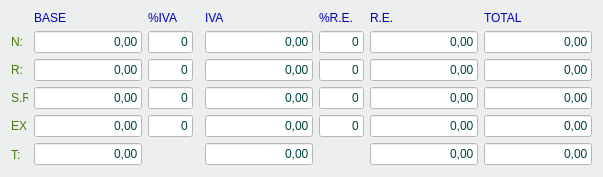
               <widget class="QWidget" name="tab_7">
                <property name="styleSheet">
                 <string notr="true">background-color: #ecefed;</string>
                </property>
                <attribute name="title">
                 <string>Desglose</string>
                </attribute>
                <layout class="QGridLayout" name="gridLayout_21">
                 <item row="5" column="5">
                  <spacer name="verticalSpacer_7">
                   <property name="orientation">
                    <enum>Qt::Vertical</enum>
                   </property>
                   <property name="sizeHint" stdset="0">
                    <size>
                     <width>20</width>
                     <height>23</height>
                    </size>
                   </property>
                  </spacer>
                 </item>
                 <item row="5" column="2">
                  <spacer name="verticalSpacer_8">
                   <property name="orientation">
                    <enum>Qt::Vertical</enum>
                   </property>
                   <property name="sizeHint" stdset="0">
                    <size>
                     <width>20</width>
                     <height>23</height>
                    </size>
                   </property>
                  </spacer>
                 </item>
                 <item row="1" column="1">
                  <widget class="QLineEdit" name="txtrBase1">
                   <property name="enabled">
                    <bool>false</bool>
                   </property>
                   <property name="styleSheet">
                    <string notr="true">background-color: rgb(255, 255, 255);
color: rgb(0, 64, 64);</string>
                   </property>
                   <property name="text">
                    <string>0,00</string>
                   </property>
                   <property name="alignment">
                    <set>Qt::AlignRight|Qt::AlignTrailing|Qt::AlignVCenter</set>
                   </property>
                   <property name="readOnly">
                    <bool>true</bool>
                   </property>
                  </widget>
                 </item>
                 <item row="5" column="6">
                  <widget class="QLineEdit" name="txtrTotalRecargoEq_2">
                   <property name="enabled">
                    <bool>false</bool>
                   </property>
                   <property name="styleSheet">
                    <string notr="true">background-color: rgb(255, 255, 255);
color: rgb(0, 64, 64);</string>
                   </property>
                   <property name="text">
                    <string>0,00</string>
                   </property>
                   <property name="alignment">
                    <set>Qt::AlignRight|Qt::AlignTrailing|Qt::AlignVCenter</set>
                   </property>
                   <property name="readOnly">
                    <bool>true</bool>
                   </property>
                  </widget>
                 </item>
                 <item row="1" column="5">
                  <widget class="QLineEdit" name="txtnRec1">
                   <property name="enabled">
                    <bool>false</bool>
                   </property>
                   <property name="maximumSize">
                    <size>
                     <width>45</width>
                     <height>16777215</height>
                    </size>
                   </property>
                   <property name="styleSheet">
                    <string notr="true">background-color: rgb(255, 255, 255);
color: rgb(0, 64, 64);</string>
                   </property>
                   <property name="text">
                    <string>0</string>
                   </property>
                   <property name="alignment">
                    <set>Qt::AlignRight|Qt::AlignTrailing|Qt::AlignVCenter</set>
                   </property>
                   <property name="readOnly">
                    <bool>true</bool>
                   </property>
                  </widget>
                 </item>
                 <item row="4" column="0">
                  <widget class="QLabel" name="label_42">
                   <property name="maximumSize">
                    <size>
                     <width>17</width>
                     <height>16777215</height>
                    </size>
                   </property>
                   <property name="styleSheet">
                    <string notr="true">color: rgb(72, 124, 19);</string>
                   </property>
                   <property name="text">
                    <string>EX.:</string>
                   </property>
                  </widget>
                 </item>
                 <item row="1" column="7">
                  <widget class="QLineEdit" name="txtrTotal1">
                   <property name="enabled">
                    <bool>false</bool>
                   </property>
                   <property name="styleSheet">
                    <string notr="true">background-color: rgb(255, 255, 255);
color: rgb(0, 64, 64);</string>
                   </property>
                   <property name="text">
                    <string>0,00</string>
                   </property>
                   <property name="alignment">
                    <set>Qt::AlignRight|Qt::AlignTrailing|Qt::AlignVCenter</set>
                   </property>
                   <property name="readOnly">
                    <bool>true</bool>
                   </property>
                  </widget>
                 </item>
                 <item row="0" column="1">
                  <widget class="QLabel" name="label_43">
                   <property name="styleSheet">
                    <string notr="true">color: rgb(0, 0, 192);</string>
                   </property>
                   <property name="text">
                    <string>BASE</string>
                   </property>
                  </widget>
                 </item>
                 <item row="4" column="7">
                  <widget class="QLineEdit" name="txtrTotal4">
                   <property name="enabled">
                    <bool>false</bool>
                   </property>
                   <property name="styleSheet">
                    <string notr="true">background-color: rgb(255, 255, 255);
color: rgb(0, 64, 64);</string>
                   </property>
                   <property name="text">
                    <string>0,00</string>
                   </property>
                   <property name="alignment">
                    <set>Qt::AlignRight|Qt::AlignTrailing|Qt::AlignVCenter</set>
                   </property>
                   <property name="readOnly">
                    <bool>true</bool>
                   </property>
                  </widget>
                 </item>
                 <item row="2" column="2">
                  <widget class="QLineEdit" name="txtnPorcentajeIva2">
                   <property name="enabled">
                    <bool>false</bool>
                   </property>
                   <property name="maximumSize">
                    <size>
                     <width>45</width>
                     <height>16777215</height>
                    </size>
                   </property>
                   <property name="styleSheet">
                    <string notr="true">background-color: rgb(255, 255, 255);
color: rgb(0, 64, 64);</string>
                   </property>
                   <property name="text">
                    <string>0</string>
                   </property>
                   <property name="alignment">
                    <set>Qt::AlignRight|Qt::AlignTrailing|Qt::AlignVCenter</set>
                   </property>
                   <property name="readOnly">
                    <bool>true</bool>
                   </property>
                  </widget>
                 </item>
                 <item row="1" column="2">
                  <widget class="QLineEdit" name="txtnPorcentajeIva1">
                   <property name="enabled">
                    <bool>false</bool>
                   </property>
                   <property name="maximumSize">
                    <size>
                     <width>45</width>
                     <height>16777215</height>
                    </size>
                   </property>
                   <property name="styleSheet">
                    <string notr="true">background-color: rgb(255, 255, 255);
color: rgb(0, 64, 64);</string>
                   </property>
                   <property name="text">
                    <string>0</string>
                   </property>
                   <property name="alignment">
                    <set>Qt::AlignRight|Qt::AlignTrailing|Qt::AlignVCenter</set>
                   </property>
                   <property name="readOnly">
                    <bool>true</bool>
                   </property>
                  </widget>
                 </item>
                 <item row="3" column="6">
                  <widget class="QLineEdit" name="txtrRecargoEq3">
                   <property name="enabled">
                    <bool>false</bool>
                   </property>
                   <property name="styleSheet">
                    <string notr="true">background-color: rgb(255, 255, 255);
color: rgb(0, 64, 64);</string>
                   </property>
                   <property name="text">
                    <string>0,00</string>
                   </property>
                   <property name="alignment">
                    <set>Qt::AlignRight|Qt::AlignTrailing|Qt::AlignVCenter</set>
                   </property>
                   <property name="readOnly">
                    <bool>true</bool>
                   </property>
                  </widget>
                 </item>
                 <item row="1" column="0">
                  <widget class="QLabel" name="label_44">
                   <property name="maximumSize">
                    <size>
                     <width>17</width>
                     <height>16777215</height>
                    </size>
                   </property>
                   <property name="styleSheet">
                    <string notr="true">color: rgb(72, 124, 19);</string>
                   </property>
                   <property name="text">
                    <string>N:</string>
                   </property>
                  </widget>
                 </item>
                 <item row="1" column="4">
                  <widget class="QLineEdit" name="txtrIVA1">
                   <property name="enabled">
                    <bool>false</bool>
                   </property>
                   <property name="styleSheet">
                    <string notr="true">background-color: rgb(255, 255, 255);
color: rgb(0, 64, 64);</string>
                   </property>
                   <property name="text">
                    <string>0,00</string>
                   </property>
                   <property name="alignment">
                    <set>Qt::AlignRight|Qt::AlignTrailing|Qt::AlignVCenter</set>
                   </property>
                   <property name="readOnly">
                    <bool>true</bool>
                   </property>
                  </widget>
                 </item>
                 <item row="0" column="2" colspan="2">
                  <widget class="QLabel" name="label_60">
                   <property name="styleSheet">
                    <string notr="true">color: rgb(0, 0, 192);</string>
                   </property>
                   <property name="text">
                    <string>%IVA</string>
                   </property>
                  </widget>
                 </item>
                 <item row="3" column="5">
                  <widget class="QLineEdit" name="txtnRec3">
                   <property name="enabled">
                    <bool>false</bool>
                   </property>
                   <property name="maximumSize">
                    <size>
                     <width>45</width>
                     <height>16777215</height>
                    </size>
                   </property>
                   <property name="styleSheet">
                    <string notr="true">background-color: rgb(255, 255, 255);
color: rgb(0, 64, 64);</string>
                   </property>
                   <property name="text">
                    <string>0</string>
                   </property>
                   <property name="alignment">
                    <set>Qt::AlignRight|Qt::AlignTrailing|Qt::AlignVCenter</set>
                   </property>
                   <property name="readOnly">
                    <bool>true</bool>
                   </property>
                  </widget>
                 </item>
                 <item row="5" column="4">
                  <widget class="QLineEdit" name="txtrTotalIVA">
                   <property name="enabled">
                    <bool>false</bool>
                   </property>
                   <property name="styleSheet">
                    <string notr="true">background-color: rgb(255, 255, 255);
color: rgb(0, 64, 64);</string>
                   </property>
                   <property name="text">
                    <string>0,00</string>
                   </property>
                   <property name="alignment">
                    <set>Qt::AlignRight|Qt::AlignTrailing|Qt::AlignVCenter</set>
                   </property>
                   <property name="readOnly">
                    <bool>true</bool>
                   </property>
                  </widget>
                 </item>
                 <item row="2" column="7">
                  <widget class="QLineEdit" name="txtrTotal2">
                   <property name="enabled">
                    <bool>false</bool>
                   </property>
                   <property name="styleSheet">
                    <string notr="true">background-color: rgb(255, 255, 255);
color: rgb(0, 64, 64);</string>
                   </property>
                   <property name="text">
                    <string>0,00</string>
                   </property>
                   <property name="alignment">
                    <set>Qt::AlignRight|Qt::AlignTrailing|Qt::AlignVCenter</set>
                   </property>
                   <property name="readOnly">
                    <bool>true</bool>
                   </property>
                  </widget>
                 </item>
                 <item row="1" column="6">
                  <widget class="QLineEdit" name="txtrRecargoEq1">
                   <property name="enabled">
                    <bool>false</bool>
                   </property>
                   <property name="styleSheet">
                    <string notr="true">background-color: rgb(255, 255, 255);
color: rgb(0, 64, 64);</string>
                   </property>
                   <property name="text">
                    <string>0,00</string>
                   </property>
                   <property name="alignment">
                    <set>Qt::AlignRight|Qt::AlignTrailing|Qt::AlignVCenter</set>
                   </property>
                   <property name="readOnly">
                    <bool>true</bool>
                   </property>
                  </widget>
                 </item>
                 <item row="2" column="5">
                  <widget class="QLineEdit" name="txtnRec2">
                   <property name="enabled">
                    <bool>false</bool>
                   </property>
                   <property name="maximumSize">
                    <size>
                     <width>45</width>
                     <height>16777215</height>
                    </size>
                   </property>
                   <property name="styleSheet">
                    <string notr="true">background-color: rgb(255, 255, 255);
color: rgb(0, 64, 64);</string>
                   </property>
                   <property name="text">
                    <string>0</string>
                   </property>
                   <property name="alignment">
                    <set>Qt::AlignRight|Qt::AlignTrailing|Qt::AlignVCenter</set>
                   </property>
                   <property name="readOnly">
                    <bool>true</bool>
                   </property>
                  </widget>
                 </item>
                 <item row="3" column="4">
                  <widget class="QLineEdit" name="txtrIVA3">
                   <property name="enabled">
                    <bool>false</bool>
                   </property>
                   <property name="styleSheet">
                    <string notr="true">background-color: rgb(255, 255, 255);
color: rgb(0, 64, 64);</string>
                   </property>
                   <property name="text">
                    <string>0,00</string>
                   </property>
                   <property name="alignment">
                    <set>Qt::AlignRight|Qt::AlignTrailing|Qt::AlignVCenter</set>
                   </property>
                   <property name="readOnly">
                    <bool>true</bool>
                   </property>
                  </widget>
                 </item>
                 <item row="5" column="7">
                  <widget class="QLineEdit" name="txtrTotal_2">
                   <property name="enabled">
                    <bool>false</bool>
                   </property>
                   <property name="styleSheet">
                    <string notr="true">background-color: rgb(255, 255, 255);
color: rgb(0, 64, 64);</string>
                   </property>
                   <property name="text">
                    <string>0,00</string>
                   </property>
                   <property name="alignment">
                    <set>Qt::AlignRight|Qt::AlignTrailing|Qt::AlignVCenter</set>
                   </property>
                   <property name="readOnly">
                    <bool>true</bool>
                   </property>
                  </widget>
                 </item>
                 <item row="5" column="0">
                  <widget class="QLabel" name="label_45">
                   <property name="maximumSize">
                    <size>
                     <width>17</width>
                     <height>16777215</height>
                    </size>
                   </property>
                   <property name="styleSheet">
                    <string notr="true">color: rgb(72, 124, 19);</string>
                   </property>
                   <property name="text">
                    <string>T:</string>
                   </property>
                  </widget>
                 </item>
                 <item row="3" column="0">
                  <widget class="QLabel" name="label_46">
                   <property name="maximumSize">
                    <size>
                     <width>17</width>
                     <height>16777215</height>
                    </size>
                   </property>
                   <property name="styleSheet">
                    <string notr="true">color: rgb(72, 124, 19);</string>
                   </property>
                   <property name="text">
                    <string>S.R.:</string>
                   </property>
                  </widget>
                 </item>
                 <item row="0" column="7">
                  <widget class="QLabel" name="label_61">
                   <property name="styleSheet">
                    <string notr="true">color: rgb(0, 0, 192);</string>
                   </property>
                   <property name="text">
                    <string>TOTAL</string>
                   </property>
                  </widget>
                 </item>
                 <item row="3" column="1">
                  <widget class="QLineEdit" name="txtrBase3">
                   <property name="enabled">
                    <bool>false</bool>
                   </property>
                   <property name="styleSheet">
                    <string notr="true">background-color: rgb(255, 255, 255);
color: rgb(0, 64, 64);</string>
                   </property>
                   <property name="text">
                    <string>0,00</string>
                   </property>
                   <property name="alignment">
                    <set>Qt::AlignRight|Qt::AlignTrailing|Qt::AlignVCenter</set>
                   </property>
                   <property name="readOnly">
                    <bool>true</bool>
                   </property>
                  </widget>
                 </item>
                 <item row="2" column="1">
                  <widget class="QLineEdit" name="txtrBase2">
                   <property name="enabled">
                    <bool>false</bool>
                   </property>
                   <property name="styleSheet">
                    <string notr="true">background-color: rgb(255, 255, 255);
color: rgb(0, 64, 64);</string>
                   </property>
                   <property name="text">
                    <string>0,00</string>
                   </property>
                   <property name="alignment">
                    <set>Qt::AlignRight|Qt::AlignTrailing|Qt::AlignVCenter</set>
                   </property>
                   <property name="readOnly">
                    <bool>true</bool>
                   </property>
                  </widget>
                 </item>
                 <item row="3" column="7">
                  <widget class="QLineEdit" name="txtrTotal3">
                   <property name="enabled">
                    <bool>false</bool>
                   </property>
                   <property name="styleSheet">
                    <string notr="true">background-color: rgb(255, 255, 255);
color: rgb(0, 64, 64);</string>
                   </property>
                   <property name="text">
                    <string>0,00</string>
                   </property>
                   <property name="alignment">
                    <set>Qt::AlignRight|Qt::AlignTrailing|Qt::AlignVCenter</set>
                   </property>
                   <property name="readOnly">
                    <bool>true</bool>
                   </property>
                  </widget>
                 </item>
                 <item row="4" column="6">
                  <widget class="QLineEdit" name="txtrRecargoEq4">
                   <property name="enabled">
                    <bool>false</bool>
                   </property>
                   <property name="styleSheet">
                    <string notr="true">background-color: rgb(255, 255, 255);
color: rgb(0, 64, 64);</string>
                   </property>
                   <property name="text">
                    <string>0,00</string>
                   </property>
                   <property name="alignment">
                    <set>Qt::AlignRight|Qt::AlignTrailing|Qt::AlignVCenter</set>
                   </property>
                   <property name="readOnly">
                    <bool>true</bool>
                   </property>
                  </widget>
                 </item>
                 <item row="2" column="4">
                  <widget class="QLineEdit" name="txtrIVA2">
                   <property name="enabled">
                    <bool>false</bool>
                   </property>
                   <property name="styleSheet">
                    <string notr="true">background-color: rgb(255, 255, 255);
color: rgb(0, 64, 64);</string>
                   </property>
                   <property name="text">
                    <string>0,00</string>
                   </property>
                   <property name="alignment">
                    <set>Qt::AlignRight|Qt::AlignTrailing|Qt::AlignVCenter</set>
                   </property>
                   <property name="readOnly">
                    <bool>true</bool>
                   </property>
                  </widget>
                 </item>
                 <item row="4" column="5">
                  <widget class="QLineEdit" name="txtnRec4">
                   <property name="enabled">
                    <bool>false</bool>
                   </property>
                   <property name="maximumSize">
                    <size>
                     <width>45</width>
                     <height>16777215</height>
                    </size>
                   </property>
                   <property name="styleSheet">
                    <string notr="true">background-color: rgb(255, 255, 255);
color: rgb(0, 64, 64);</string>
                   </property>
                   <property name="text">
                    <string>0</string>
                   </property>
                   <property name="alignment">
                    <set>Qt::AlignRight|Qt::AlignTrailing|Qt::AlignVCenter</set>
                   </property>
                   <property name="readOnly">
                    <bool>true</bool>
                   </property>
                  </widget>
                 </item>
                 <item row="3" column="2">
                  <widget class="QLineEdit" name="txtnPorcentajeIva3">
                   <property name="enabled">
                    <bool>false</bool>
                   </property>
                   <property name="maximumSize">
                    <size>
                     <width>45</width>
                     <height>16777215</height>
                    </size>
                   </property>
                   <property name="styleSheet">
                    <string notr="true">background-color: rgb(255, 255, 255);
color: rgb(0, 64, 64);</string>
                   </property>
                   <property name="text">
                    <string>0</string>
                   </property>
                   <property name="alignment">
                    <set>Qt::AlignRight|Qt::AlignTrailing|Qt::AlignVCenter</set>
                   </property>
                   <property name="readOnly">
                    <bool>true</bool>
                   </property>
                  </widget>
                 </item>
                 <item row="4" column="1">
                  <widget class="QLineEdit" name="txtrBase4">
                   <property name="enabled">
                    <bool>false</bool>
                   </property>
                   <property name="styleSheet">
                    <string notr="true">background-color: rgb(255, 255, 255);
color: rgb(0, 64, 64);</string>
                   </property>
                   <property name="text">
                    <string>0,00</string>
                   </property>
                   <property name="alignment">
                    <set>Qt::AlignRight|Qt::AlignTrailing|Qt::AlignVCenter</set>
                   </property>
                   <property name="readOnly">
                    <bool>true</bool>
                   </property>
                  </widget>
                 </item>
                 <item row="0" column="5">
                  <widget class="QLabel" name="label_62">
                   <property name="styleSheet">
                    <string notr="true">color: rgb(0, 0, 192);</string>
                   </property>
                   <property name="text">
                    <string>%R.E.</string>
                   </property>
                  </widget>
                 </item>
                 <item row="2" column="6">
                  <widget class="QLineEdit" name="txtrRecargoEq2">
                   <property name="enabled">
                    <bool>false</bool>
                   </property>
                   <property name="styleSheet">
                    <string notr="true">background-color: rgb(255, 255, 255);
color: rgb(0, 64, 64);</string>
                   </property>
                   <property name="text">
                    <string>0,00</string>
                   </property>
                   <property name="alignment">
                    <set>Qt::AlignRight|Qt::AlignTrailing|Qt::AlignVCenter</set>
                   </property>
                   <property name="readOnly">
                    <bool>true</bool>
                   </property>
                  </widget>
                 </item>
                 <item row="0" column="6">
                  <widget class="QLabel" name="label_63">
                   <property name="styleSheet">
                    <string notr="true">color: rgb(0, 0, 192);</string>
                   </property>
                   <property name="text">
                    <string>R.E.</string>
                   </property>
                  </widget>
                 </item>
                 <item row="5" column="1">
                  <widget class="QLineEdit" name="txtrBaseTotal">
                   <property name="enabled">
                    <bool>false</bool>
                   </property>
                   <property name="styleSheet">
                    <string notr="true">background-color: rgb(255, 255, 255);
color: rgb(0, 64, 64);</string>
                   </property>
                   <property name="text">
                    <string>0,00</string>
                   </property>
                   <property name="alignment">
                    <set>Qt::AlignRight|Qt::AlignTrailing|Qt::AlignVCenter</set>
                   </property>
                   <property name="readOnly">
                    <bool>true</bool>
                   </property>
                  </widget>
                 </item>
                 <item row="2" column="0">
                  <widget class="QLabel" name="label_47">
                   <property name="maximumSize">
                    <size>
                     <width>17</width>
                     <height>16777215</height>
                    </size>
                   </property>
                   <property name="styleSheet">
                    <string notr="true">color: rgb(72, 124, 19);</string>
                   </property>
                   <property name="text">
                    <string>R:</string>
                   </property>
                  </widget>
                 </item>
                 <item row="4" column="4">
                  <widget class="QLineEdit" name="txtrIVA4">
                   <property name="enabled">
                    <bool>false</bool>
                   </property>
                   <property name="styleSheet">
                    <string notr="true">background-color: rgb(255, 255, 255);
color: rgb(0, 64, 64);</string>
                   </property>
                   <property name="text">
                    <string>0,00</string>
                   </property>
                   <property name="alignment">
                    <set>Qt::AlignRight|Qt::AlignTrailing|Qt::AlignVCenter</set>
                   </property>
                   <property name="readOnly">
                    <bool>true</bool>
                   </property>
                  </widget>
                 </item>
                 <item row="4" column="2">
                  <widget class="QLineEdit" name="txtnPorcentajeIva4">
                   <property name="enabled">
                    <bool>false</bool>
                   </property>
                   <property name="maximumSize">
                    <size>
                     <width>45</width>
                     <height>16777215</height>
                    </size>
                   </property>
                   <property name="styleSheet">
                    <string notr="true">background-color: rgb(255, 255, 255);
color: rgb(0, 64, 64);</string>
                   </property>
                   <property name="text">
                    <string>0</string>
                   </property>
                   <property name="alignment">
                    <set>Qt::AlignRight|Qt::AlignTrailing|Qt::AlignVCenter</set>
                   </property>
                   <property name="readOnly">
                    <bool>true</bool>
                   </property>
                  </widget>
                 </item>
                 <item row="0" column="4">
                  <widget class="QLabel" name="label_64">
                   <property name="styleSheet">
                    <string notr="true">color: rgb(0, 0, 192);</string>
                   </property>
                   <property name="text">
                    <string>IVA</string>
                   </property>
                  </widget>
                 </item>
                </layout>
               </widget>
